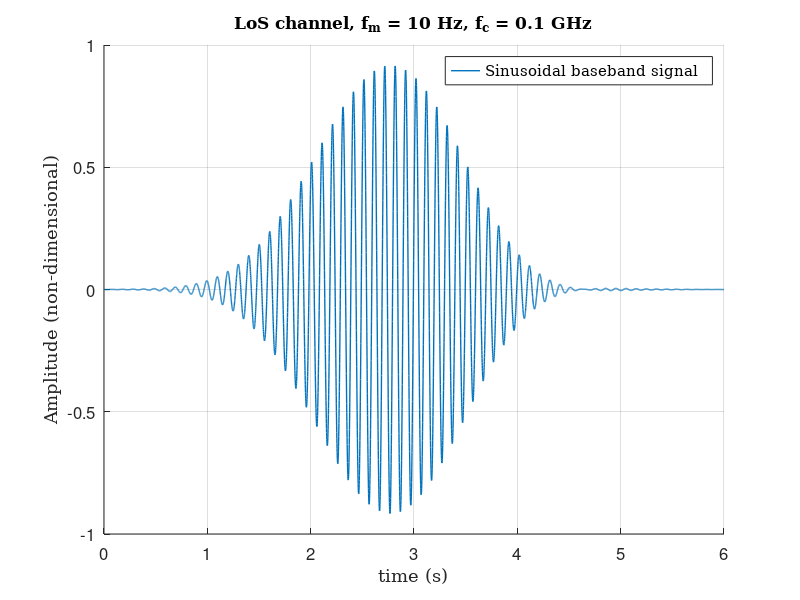

The MATLAB source for this figure:
function [Gss taus LoSloc, signals] = satellite_baseband_simulation()
  ## The algorithm simulates the baseband equivalent signal in the LEO
  ## channel when the satellite passes over a transmitter. The LEO BS is
  ## at zenith w.r.t. its sub-satellite point. The multipath propagation is 
  ## modeled with Poisson distributed scatterers around the transmitter.
  ## At each scatterer, the signal is reflected at a random phase towards 
  ## the satellite, and the propagation delay is calculated according to
  ## the scatterer location. (The propagation between the transmitter 
  ## and each scatterer is not modeled.)
  ## 
  ## Outputs a plot of the signal and the following observables:
  ## Gss: the maximal gain of the propagated signal components at each simu-
  ##   lated time instance given in Gs(1, :), the minimum gains in Gs(2, :)
  ## taus: the maximal propagation delays at each simulated time instance
  ##       in tau(1, :), and the minimum delays in tau(2, :)
  ## LoSloc: the location of the Earth transmitter (LoS ray) at each
  ##              simulated time instance in polar coordinates
  ## signals: a vector of the received faded signal in discrete times
  
  R = 6378 * 1000; # Radius of Earth in m
  h = 200 * 1000; # Altitude of the satellite
  K = 1; # Rician parameter

  scatterers = 1000; # Number of scatterer-obstacles
  refs = refpoints(scatterers); # Initialize scatterer locations into 'refs'
  A = h; # Amplitude of the transmitted signal
  fm = 10; # Modulation frequency
  fc = 1 * 10 ^ 5; # Carrier frequency

  ## bbsignals(.) is utilized by the nested function RXbaseband(.)
  bbsignals = @(t) [A * sqrt(K / (K + 1)) .* exp(-i * 2 * pi .* fm * t)];
  ## Random phases for initial baseband transmissions
  randphases=rand(1, length(refs(1, :)) - 1);
  ## Combine the LoS and scattered components
  bbsignals = @(t) [bbsignals(t(1)) A / (sqrt(scatterers).*sqrt(1 + K))...
		    .* exp(-i * 2 * pi .* t(2: length(t))...
			    .* fm + randphases .* 2 * pi * i)];
  ## Distance to the satellites in m, utilized in RXbaseband(.)
  d = @(gamma) sqrt((cos(gamma) .* (R + h) - R) .^ 2 + ...
		    (sin(gamma) .* (R + h)) .^ 2);
  ## The angle in the antenna pattern, utilized in RXbaseband(.)
  varphi = @(gamma) acos((d(gamma) .^2 + (R + h) .^ 2 - R ^ 2)...
			 ./ (2 .* d(gamma) .* (R + h)));
  ## Gaussian antenna gain, utilized in RXbaseband(.)
  G = @(gamma) 2 .^ (-varphi(gamma) .^ 2 / deg2rad(1.6) .^ 2);
  
  N = 6000; # Number of time samples
  t = 0; # Initial time
  refs = rotateearth(-3, refs); # Initialize the Earth position
  [signal Gs] = RXbaseband(t); # Initialize the first baseband signals
  thop = 1 / 1000; # The time hop per each rotation

  taus = zeros(2, N); # Reserve the memory for the output vectors
  Gss = zeros(2, N);
  LoSloc = zeros(2, N);

  for iii = 1 : N
    ## Observe the progress
    if(mod(iii, 25000) == 0)
      iii
    end
    
    Gss(1, iii) = max(Gs); # Save the maximal gain
    Gss(2, iii) = min(Gs); # Save the minimum gain
    taus(1, iii) = max(tau); # Save the maximal propagation delay
    ## taus(2, iii) = min(tau); # Save the minimum propagation delay
    taus(2, iii) = tau(1); # Save the propagation delay of the LoS ray
    LoSloc(:, iii) = refs(:, 1); # Save the transmitter location
    
    refs = rotateearth(thop, refs); # Rotate Earth.
    [signal Gs] = RXbaseband(t); # New received baseband signal
    signals(iii) = signal;
    t = t + thop; # Next time instance
  end

  ## Plot the resulting signal
  figure;
  hold on;
  plot(linspace(0, t, N), real(signals), 'linewidth', 1);
  axis([[0, t], [-1, 1]]);
  xlabel('time (s)', 'fontname', 'DejaVu Serif', 'fontsize', 12);
  legend('Sinusoidal baseband signal', 'fontname', 'DejaVu Serif',...
	 'interpreter', 'tex', 'fontsize', 12);
  grid on;
  ylabel('Amplitude (non-dimensional)', 'fontname',...
	 'DejaVu Serif', 'interpreter', 'tex', 'fontsize', 12);
  set(gca,'fontsize',12);
  title('LoS channel, f_m = 10 Hz, f_c = 0.1 GHz',...
	'fontname', 'DejaVu Serif', 'interpreter', 'tex', 'fontsize', 12);
  hold off;

  ## In the following, define two nested functions for the derivation of the   ## baseband signal at each time instance, and other for the Earth rotation

  ## The received baseband signal at time t
  function [signal Gs] =RXbaseband(t)
    c = 299792458; # Speed of light
    if(!isempty(refs))
      a = 1 ./ d(refs(1, :)); # Spatial amplitude path losses
      Gs= G(refs(1, :)); # Gaussian antenna pattern
      ## Gs=ones(1, length(refs(1, :))); # Omnidirectional antenna pattern
      tau  = d(refs(1, :)) / c; # Propagation delays
    else
      a = [0];
      tau = [0];
    end
    ## Received individual signals
    ab = Gs .* a .* exp(-i * 2 * pi .* tau .* fc);
    signal = sum(ab .* bbsignals(t - tau)); #Aggregate received signal
  endfunction

  ## Rotates the Earth (moves the satellite) and the scatterer locations in    ## 'refs' over the period thop, which can be negative
  
  function newrefs = rotateearth(thop, refs)   
    GM = 3.986 * 10 ^ 14; # Gravitational constant
    orbitalspeed = sqrt(GM / (h + R)); # Satellite speed in m/s
    angularspeed = orbitalspeed / (h + R); # Angular speed of the satellite
    rotation = angularspeed * thop; # Rotation of Earth
    ## Transform the polar coordinates to euclidean coordinates
    eucpos  = pol2euc(refs);
    ## Rotation about x-axis
    newpos = [[1 0 0]; [0 cos(rotation) -sin(rotation)];...
	      [0 sin(rotation) cos(rotation)]] * eucpos;
    newrefs = euc2pol(newpos); # Back to the polarcoordinates
  endfunction

endfunction


## Returns a table of numbPoints Poisson points around the north pole
function refs = refpoints(numbPoints)
  refs = [0; 0]; # LOS component location.
  ## Generate the Poisson distributed random obstacle locations
  ## Change yMin to control the area width of the scatterers
  ##  yMin = 1 - 0.00035; yMax = 1; # -10 dB footprint for h = 2000 km
  yMin = 1 - 0.00000035; yMax = 1; # -3 dB footprint for h = 200 km
  xMin = -pi; xMax = pi;
  xDelta = xMax - xMin; yDelta = yMax - yMin; # Rectangle dimensions
  ## Pick points from uniform distribution
  x = xDelta * (rand(numbPoints, 1)) + xMin;    
  y = yDelta * (rand(numbPoints, 1)) + yMin;    
  ## Map referencepoints to spherical coordinates
  refs = [refs [pi / 2 - asin(y)'; x']]; 
end

function p  = euc2pol(e) # Euclidean 3D coordinates to polar
  R = 6378 * 1000; # Radius of Earth
  p = [acos(e(3, :) ./ R); (e(2, :) >= 0) .* atan2(e(2, :), e(1, :)) ...
			   + (e(2, :) < 0) .* (atan2(e(2, :), e(1, :)) ...
					       + 2 * pi)]; 
end

function e = pol2euc(p) # Polar coordinates to 3D Euclidean
  R= 6378 * 1000; # Radius of Earth.
  e = [R * cos(p(2, :)) .* sin(p(1, :));...
       R * sin(p(2, :)) .* sin(p(1, :));...
       R * cos(p(1, :))];
end
